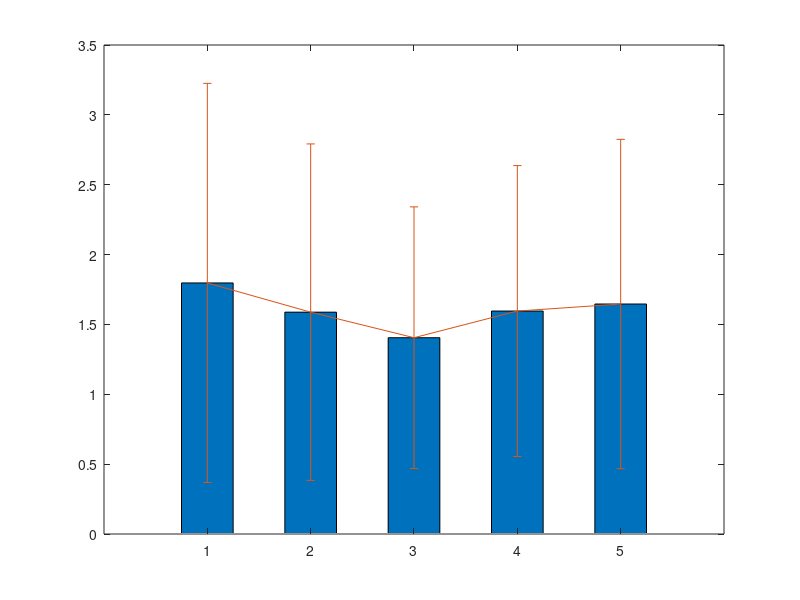

Recreate this plot in MATLAB. (Note: this script raises an error after producing the figure.)
close all
clear all
addpath('functions')

errors=[1.7969,1.5878,1.4050,1.5958,1.6461];
d=[1.4285,1.2042,0.9364,1.0410,1.1786];


figure 
h=bar(1:1:5,errors,0.5);
hold on
h2=errorbar(1:1:5,errors,d,d);
h2.Color = [0 0 0];                            
h2.LineStyle = 'none';  
h2.LineWidth=0.8;


xticklabels({'15';'30';'45';'60';'75'})
set(gca,'FontSize',12,'fontname','Times New Roman');
set(gcf,'Position', [100 100 350 250]); 
xlabel('天线与标签之间的距离(cm)','Fontsize',12,'fontname','SimHei');
ylabel('温度误差(\circC)','Fontsize',12,'fontname','SimHei');
ylim([0 5])

